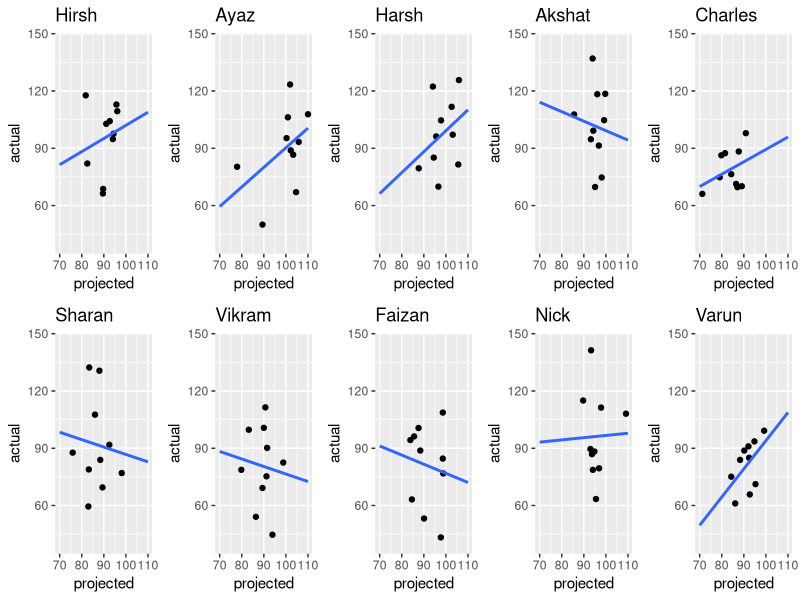
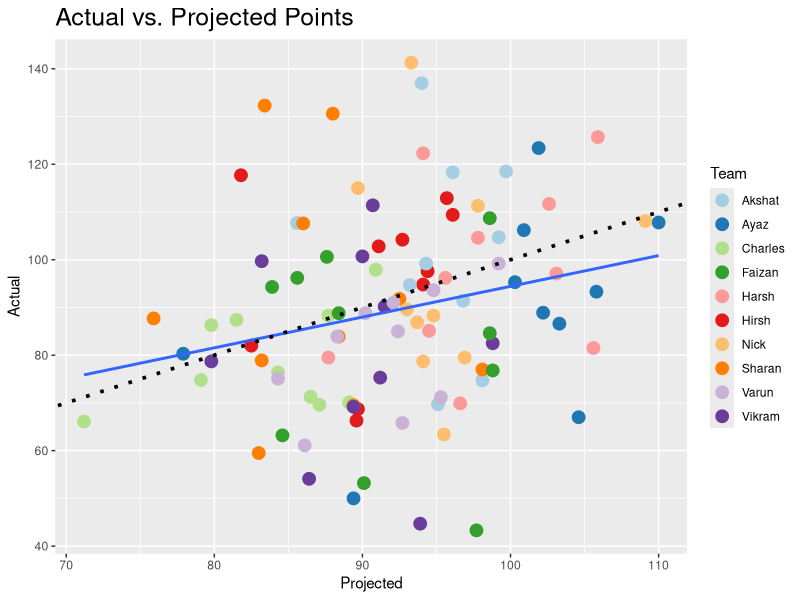
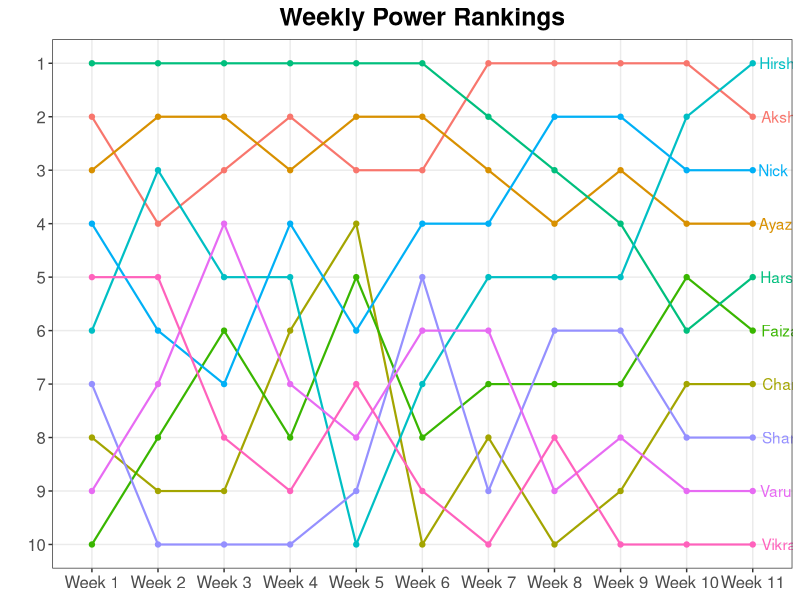

These figures' R source, in order:
hirsh_projected <- c(95.7, 92.7, 89.6, 89.7, 82.5, 94.1, 96.1, 94.4, 91.1, 81.8)
hirsh_actual <- c(112.9, 104.2, 66.3, 68.7, 82, 94.8, 109.4, 97.6, 102.8, 117.7)
hirsh <- list(hirsh_actual, hirsh_projected)
hirsh <- as.data.frame(hirsh, row.names = c("Week 1", "Week 2", "Week 3", "Week 4", "Week 5", 
                                            "Week 6", "Week 7", "Week 8", "Week 9", "Week 10"))
colnames(hirsh) <- c("actual", "projected")

ayaz_projected <- c(104.6, 110, 100.3, 100.9, 89.4, 101.9, 103.3, 102.2, 77.9, 105.8)
ayaz_actual <- c(67, 107.8, 95.3, 106.2, 50, 123.4, 86.6, 88.9, 80.3, 93.3)
ayaz <- list(ayaz_actual, ayaz_projected)
ayaz <- as.data.frame(ayaz, row.names = c("Week 1", "Week 2", "Week 3", "Week 4", "Week 5",
                                          "Week 6", "Week 7", "Week 8", "Week 9", "Week 10"))
colnames(ayaz) <- c("actual", "projected")

harsh_projected <- c(94.1, 102.6, 95.6, 105.9, 97.8, 94.5, 103.1, 105.6, 96.6, 87.7)
harsh_actual <- c(122.3, 111.7, 96.2, 125.7, 104.6, 85.1, 97.1, 81.5, 69.9, 79.5)
harsh <- list(harsh_actual, harsh_projected)
harsh <- as.data.frame(harsh, row.names = c("Week 1", "Week 2", "Week 3", "Week 4", "Week 5",
                                            "Week 6", "Week7", "Week 8", "Week 9", "Week 10"))
colnames(harsh) <- c("actual", "projected")

akshat_projected <- c(96.8, 98.1, 96.1, 99.7, 95.1, 93.2, 94, 85.6, 99.2, 94.3)
akshat_actual <- c(91.4, 74.7, 118.3, 118.5, 69.7, 94.7, 137, 107.7, 104.7, 99.2)
akshat <- list(akshat_actual, akshat_projected)
akshat <- as.data.frame(akshat, row.names = c("Week 1", "Week 2", "Week 3", "Week 4", "Week 5",
                                              "Weeek 6", "Week 7", "Week 8", "Week 9", "Week 10"))
colnames(akshat) <- c("actual", "projected")

charles_projected <- c(87.7, 87.1, 84.3, 86.5, 90.9, 89.1, 79.1, 79.8, 71.2, 81.5)
charles_actual <- c(88.3, 69.6, 76.4, 71.3, 97.9, 70.1, 74.8, 86.3, 66.1, 87.4)
charles <- list(charles_actual, charles_projected)
charles <- as.data.frame(charles, row.names = c("Week 1", "Week 2", "Week 3", "Week 4", "Week 5",
                                                "Week 6", "Week 7", "Week 8", "Week 9", "Week 10"))
colnames(charles) <- c("actual", "projected")

sharan_projected <- c(83.2, 89.4, 83.0, 92.5, 83.4, 86, 88.4, 88.0, 75.9, 98.1)
sharan_actual <- c(78.9, 69.5, 59.5, 91.8, 132.3, 107.6, 83.9, 130.6, 87.7, 77.0)
sharan <- list(sharan_actual, sharan_projected)
sharan <- as.data.frame(sharan, row.names = c("Week 1", "Week 2", "Week 3", "Week 4", "Week 5",
                                              "Week 6", "Week 7", "Week 8", "Week 9", "Week 10"))
colnames(sharan) <- c("actual", "projected")

vikram_projected <- c(91.5, 98.8, 91.2, 93.9, 83.2, 90.7, 86.4, 90.0, 79.8, 89.4)
vikram_actual <- c(90.2, 82.5, 75.3, 44.7, 99.7, 111.4, 54.1, 100.7, 78.7, 69.2)
vikram <- list(vikram_actual, vikram_projected)
vikram <- as.data.frame(vikram, row.names = c("Week 1", "Week 2", "Week 3", "Week 4", "Week 5",
                                              "Week 6", "Week 7", "Week 8", "Week 9", "Week 10"))
colnames(vikram) <- c("actual", "projected")

faizan_projected <- c(97.7, 98.6, 98.8, 98.6, 85.6, 90.1, 88.4, 84.6, 83.9, 87.6)
faizan_actual <- c(43.3, 108.7, 76.8, 84.6, 96.2, 53.2, 88.8, 63.2, 94.3, 100.6)
faizan <- list(faizan_actual, faizan_projected)
faizan <- as.data.frame(faizan, row.names = c("Week 1", "Week 2", "Week 3", "Week 4", "Week 5",
                                              "Week 6", "Week 7", "Week 8", "Week 9", "Week 10"))
colnames(faizan) <- c("actual", "projected")

nick_projected <- c(94.8, 94.1, 93.7, 93.3, 95.5, 89.7, 93, 97.8, 109.1, 96.9)
nick_actual <- c(88.3, 78.7, 86.9, 141.3, 63.4, 115, 89.6, 111.3, 108.1, 79.5)
nick <- list(nick_actual, nick_projected)
nick <- as.data.frame(nick, row.names = c("Week 1", "Week 2", "Week 3", "Week 4", "Week 5",
                                          "Week 6", "Week 7", "Week 8", "Week 9", "Week 10"))
colnames(nick) <- c("actual", "projected")

varun_projected <- c(95.3, 99.2, 88.3, 92.7, 92.4, 94.8, 90.2, 86.1, 84.3, 92.1)
varun_actual <- c(71.2, 99.2, 83.9, 65.8, 85.0, 93.6, 88.8, 61.1, 75.1, 91)
varun <- list(varun_actual, varun_projected)
varun <- as.data.frame(varun, row.names = c("Week 1", "Week 2", "Week 3", "Week 4", "Week 5",
                                            "Week 6", "Week 7", "Week 8", "Week 9", "Week 10"))
colnames(varun) <- c("actual", "projected")

library(ggplot2)
library(gridExtra)
#geom_smooth(method = "lm", formula = y~x, se = FALSE)
a <- ggplot(hirsh, aes(x=projected, y=actual)) +
  geom_point() + stat_smooth(method = "lm", se = FALSE, fullrange = TRUE) +
  xlim(70,110) + ylim(40,145) +
  ggtitle("Hirsh")

b <- ggplot(ayaz, aes(x=projected, y=actual)) +
  geom_point() + stat_smooth(method = "lm", se = FALSE, fullrange = TRUE) +
  xlim(70,110) + ylim(40,145) +
  ggtitle("Ayaz")

c <- ggplot(harsh, aes(x=projected, y=actual)) +
  geom_point() + stat_smooth(method = "lm", se = FALSE, fullrange = TRUE) +
  xlim(70,110) + ylim(40,145) +
  ggtitle("Harsh")

d <- ggplot(akshat, aes(x=projected, y=actual)) +
  geom_point() + stat_smooth(method = "lm", se = FALSE, fullrange = TRUE) +
  xlim(70,110) + ylim(40,145) +
  ggtitle("Akshat")

e <- ggplot(charles, aes(x=projected, y=actual)) +
  geom_point() + stat_smooth(method = "lm", se = FALSE, fullrange = TRUE) +
  xlim(70,110) + ylim(40,145) +
  ggtitle("Charles")

f <- ggplot(sharan, aes(x=projected, y=actual)) +
  geom_point() + stat_smooth(method = "lm", se = FALSE, fullrange = TRUE) +
  xlim(70,110) + ylim(40,145) +
  ggtitle("Sharan")

g <- ggplot(vikram, aes(x=projected, y=actual)) +
  geom_point() + stat_smooth(method = "lm", se = FALSE, fullrange = TRUE) +
  xlim(70,110) + ylim(40,145) +
  ggtitle("Vikram")

h <- ggplot(faizan, aes(x=projected, y=actual)) +
  geom_point() + stat_smooth(method = "lm", se = FALSE, fullrange = TRUE) +
  xlim(70,110) + ylim(40,145) +
  ggtitle("Faizan")

i <- ggplot(nick, aes(x=projected, y=actual)) +
  geom_point() + stat_smooth(method = "lm", se = FALSE, fullrange = TRUE) +
  xlim(70,110) + ylim(40,145) +
  ggtitle("Nick")

j <- ggplot(varun, aes(x=projected, y=actual)) +
  geom_point() + stat_smooth(method = "lm", se = FALSE, fullrange = TRUE) +
  xlim(70,110) + ylim(40,145) +
  ggtitle("Varun")

grid.arrange(a,b,c,d,e,f,g,h,i,j, nrow = 2)


projected <- c(hirsh_projected, ayaz_projected, harsh_projected, akshat_projected, charles_projected,
               sharan_projected, vikram_projected, faizan_projected, nick_projected, varun_projected)

actual <- c(hirsh_actual, ayaz_actual, harsh_actual, akshat_actual, charles_actual, 
            sharan_actual, vikram_actual, faizan_actual, nick_actual, varun_actual)

team <- rep(c("Hirsh", "Ayaz", "Harsh", "Akshat", "Charles", "Sharan", "Vikram", "Faizan", "Nick", "Varun"), 
            each = 10)

total <- data.frame(projected, actual, team)
total

ggplot(total, aes(x=projected, y=actual)) +
  geom_point(size=4, aes(color=team)) +
  scale_color_brewer("Team", palette = "Paired") +
  geom_smooth(method = "lm", se = FALSE, formula = y~x) +
  geom_abline(slope=1, intercept=0, linetype="dotted", size=1.25) +
  xlab("Projected") + ylab("Actual") +
  ggtitle("Actual vs. Projected Points") + 
  theme(plot.title = element_text(size=18))
  

#power rankings
#hirsh, ayaz, harsh, akshat, charles, sharan, vik, faiz, nick, vv
week1 <- c(6,3,1,2,8,7,5,10,4,9)
week2 <- c(3,2,1,4,9,10,5,8,6,7)
week3 <- c(5,2,1,3,9,10,8,6,7,4)
week4 <- c(5,3,1,2,6,10,9,8,4,7)
week5 <- c(10,2,1,3,4,9,7,5,6,8)
week6 <- c(7,2,1,3,10,5,9,8,4,6)
week7 <- c(5,3,2,1,8,9,10,7,4,6)
week8 <- c(5,4,3,1,10,6,8,7,2,9)
week9 <- c(5,3,4,1,9,6,10,7,2,8)
week10 <- c(2,4,6,1,7,8,10,5,3,9)
week11 <- c(1,4,5,2,7,8,10,6,3,9)

powerranks <- data.frame(week1, week2, week3, week4, week5, week6, week7, week8, week9, week10,
                         week11)
powerranks$avg <- round((powerranks$week1 + powerranks$week2 + powerranks$week3 + powerranks$week4 +
                         powerranks$week5 + powerranks$week6 + powerranks$week7 + powerranks$week8 +
                           powerranks$week9 + powerranks$week10 + powerranks$week11)/11,1)
powerranks$team <- c("Hirsh", "Ayaz", "Harsh", "Akshat", "Charles", "Sharan", "Vikram", "Faizan", 
                          "Nick", "Varun")

powerranks
powerranks <- powerranks[c(13,1,2,3,4,5,6,7,8,9,10,11,12)] #change every week
powerranks <- powerranks[order(powerranks$avg),]
row.names(powerranks) <- 1:nrow(powerranks)
powerranks

library(reshape2)
a <- melt(powerranks, id.vars="team",
          measure.vars = grep("^week",names(powerranks),value=TRUE))
a

library(ggplot2)
ggplot(a, aes(x=variable, y=value,color=team)) +
  geom_point() +
  geom_line(aes(group = team), size=0.75) + 
  scale_y_continuous(breaks = seq(1,10,1),trans = "reverse") +
  geom_text(aes(label=team),data=a[a$variable == "week11",],hjust=-0.18) + #change week
  theme_bw() +
  theme(legend.position = "none") +
  ylab("") + 
  theme(axis.title.x = element_blank()) +
  scale_x_discrete(labels=c("week1"="Week 1", "week2"="Week 2", "week3"="Week 3", "week4"="Week 4",
                            "week5"="Week 5", "week6"="Week 6", "week7"="Week 7", "week8"="Week 8",
                            "week9"="Week 9", "week10"="Week 10", "week11"="Week 11")) + #add week
  theme(panel.grid.minor = element_blank()) +
  theme(axis.text = element_text(size=12)) +
  theme(plot.title = element_text(size=18, face="bold",hjust = 0.5)) +
  ggtitle("Weekly Power Rankings")
